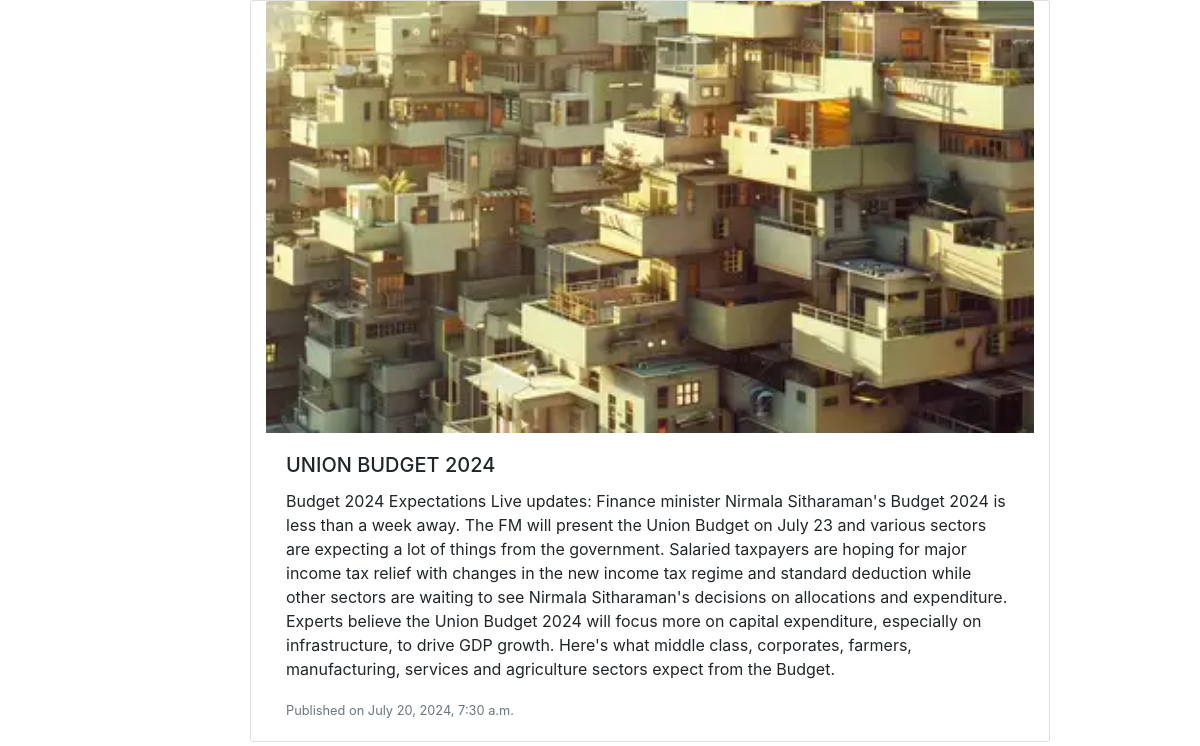
The app's page /article/4/ with its own data.
### newsapp/models.py (models this page shows, shortened)
class NewsArticle(models.Model):
    title = models.CharField(max_length=200)
    content = models.TextField()
    category = models.ForeignKey(Category, on_delete=models.CASCADE)
    image = models.ImageField(upload_to='media/', blank=True, null=True)
    created_at = models.DateTimeField(auto_now_add=True)

### newsapp/views.py (the view)
# urls.py: path('article/<int:pk>/', views.NewsDetailView.as_view(), name='news_detail'),
class NewsDetailView(DetailView):
    model = NewsArticle
    template_name = 'news_detail.html'
    context_object_name = 'article'

### newsapp/templates/news_detail.html (shortened to what this page needs)
{% load static  %}
<!DOCTYPE html>
<html lang="en">
<head>
    <link rel="stylesheet" href="https://cdn.jsdelivr.net/npm/bootstrap@4.4.1/dist/css/bootstrap.min.css">
</head>
<body>
<div  class="card col-8 " style="margin-left: 250px;"  >
    {% if article.image %}
    <img src="{{ article.image.url }}"   class="card-img-top" alt="{{ article.title }}">
    {% endif %}
    <div class="card-body">
        <h5 class="card-title">{{ article.title }}</h5>
        <p class="card-text">{{ article.content }}</p>
        <p class="card-text"><small class="text-muted">Published on {{ article.created_at }}</small></p>
    </div>
</div>
</body>
</html>

### records on screen
NewsArticle: image (picture), title "UNION BUDGET 2024", content "Budget 2024 Expectations Live updates: Finance minister Nirmala Sitharaman's Budget 2024 is less than a week away. The FM will present the Union Budget on July 23 and various sectors are expecting a lot of things from the government. Salaried taxpayers are hoping for major income tax relief with changes in the new income tax regime and standard deduction while other sectors are waiting to see Nirmala Sitharaman's decisions on allocations and expenditure. Experts believe the Union Budget 2024 will focus more on capital expenditure, especially on infrastructure, to drive GDP growth. Here's what middle class, corporates, farmers, manufacturing, services and agriculture sectors expect from the…", created_at "July 20, 2024, 7:30 a.m."
